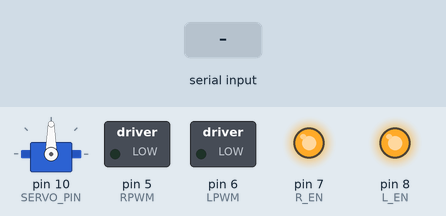
Bench run of a sketch on a simulated Arduino Uno, built with avr-gcc and run on an emulated ATmega328P. On the bench: servo, switched loads named in the sketch (green lamp = pin HIGH), output pins drawn as LEDs (lit = HIGH). Inputs (shaded band) come from the test bench. What the sketch prints to the serial monitor is not drawn.

Above: at 1.2 s.
1.3 s: "V90\n" received over the second serial link
At 1.5 s:
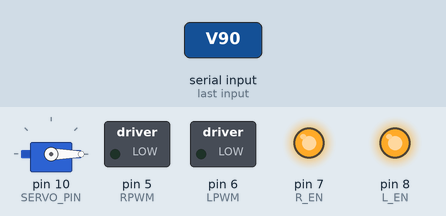
Timing chart, 0 to 4.3 s (numbered marks = the images above; inputs shaded):
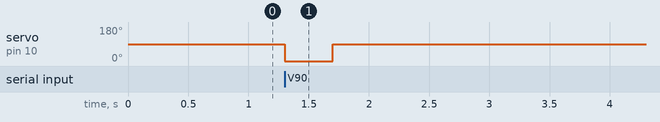

Measured:
- after the input at 1.3 s, servo on pin 10 (SERVO_PIN): 90° → 0° at once, → 90° 0.40 s later

The sketch:

arduino_motors.ino
```cpp
/* ============================================================================
 *  arduino_motors.ino  —  RC car motor driver
 *
 *  Role:
 *    1. Listen on a SoftwareSerial port for commands from the ESP32.
 *    2. Parse "D <left> <right>\n"  (each -255..255)  and  "S\n" (stop).
 *    3. Drive a single BTS7960 H-bridge accordingly.
 *    4. Failsafe: if no command for FAILSAFE_MS, stop the motor.
 *
 *  Driver: BTS7960 (IBT-2) full H-bridge, one DC motor.
 *  The car uses ONE drive motor; the ESP32 still sends a left/right pair, so we
 *  collapse it to a single throttle = (left + right) / 2 (steering is handled
 *  elsewhere). See docs/WIRING.md.
 *
 *  Board: Arduino Uno / Nano (5V).
 * ========================================================================== */

#include <SoftwareSerial.h>
#include <Servo.h>

// ---- Pin map ---------------------------------------------------------------
// Serial link to ESP32 (SoftwareSerial)
const uint8_t PIN_ESP_RX = 11;   // <- ESP32 TX (GPIO14)
const uint8_t PIN_ESP_TX = 12;   // -> ESP32 RX via level shift! (only for telemetry)

// BTS7960 (IBT-2) — single motor.
// RPWM/LPWM are the two direction inputs (PWM); R_EN/L_EN enable each half-bridge.
const uint8_t RPWM = 5;          // forward PWM  — MUST be a PWM pin (3,5,6,9,10,11)
const uint8_t LPWM = 6;          // reverse PWM  — MUST be a PWM pin
const uint8_t R_EN = 7;          // enable forward half-bridge (driven HIGH, always on)
const uint8_t L_EN = 8;          // enable reverse half-bridge (driven HIGH, always on)

// DS3218 270° servo — pulse range 500–2500µs, center 1500µs.
// Pin 10 used (pin 6 is taken by BTS7960 L_EN).
const uint8_t SERVO_PIN       = 10;
const int     SERVO_MIN_US    = 500;
const int     SERVO_MAX_US    = 2500;
const int     SERVO_CENTER_US = 1500;
const bool    SERVO_REVERSED  = false;  // set true if wheels turn the wrong way

// ---- Behavior --------------------------------------------------------------
const unsigned long FAILSAFE_MS = 400;   // stop if no command for this long
const bool INVERT_MOTOR = false;         // flip if the wheel runs backwards
const bool TELEMETRY    = false;         // echo applied speed back to ESP32

// inverse_logic = true  -> matches the ESP32's inverted TX (keeps the ESP32-CAM
// GPIO4 flash LED dark). Both ends MUST use the same inversion setting.
SoftwareSerial espSerial(PIN_ESP_RX, PIN_ESP_TX, true);
Servo steerServo;

unsigned long lastCmdMs = 0;
char lineBuf[48];
uint8_t lineLen = 0;

// ---- Low-level motor control ----------------------------------------------
// speed: -255..255  (sign = direction, magnitude = PWM duty)
// BTS7960: drive the active direction's PWM input, hold the other at 0.
// R_EN/L_EN stay HIGH (set in setup); a duty of 0 on both inputs coasts/stops.
void driveMotor(int speed) {
  if (INVERT_MOTOR) speed = -speed;
  int s = constrain(abs(speed), 0, 255);

  if (speed >= 0) {            // forward
    analogWrite(LPWM, 0);
    analogWrite(RPWM, s);
  } else {                     // reverse
    analogWrite(RPWM, 0);
    analogWrite(LPWM, s);
  }
}

void setMotors(int left, int right) {
  // One physical motor: throttle is the average of the requested wheel speeds.
  int speed = (left + right) / 2;
  driveMotor(speed);

  if (TELEMETRY) { espSerial.print("T "); espSerial.println(speed); }
}

void stopMotors() {
  setMotors(0, 0);
  steerServo.writeMicroseconds(SERVO_CENTER_US);
}

// ---- Command parsing -------------------------------------------------------
void handleLine(char *line) {
  // Trim leading spaces
  while (*line == ' ') line++;

  if (line[0] == 'S' || line[0] == 's') {        // stop
    stopMotors();
    lastCmdMs = millis();
    return;
  }
  if (line[0] == 'D' || line[0] == 'd') {        // drive
    int l = 0, r = 0;
    if (sscanf(line + 1, "%d %d", &l, &r) == 2) {
      l = constrain(l, -255, 255);
      r = constrain(r, -255, 255);
      setMotors(l, r);
      lastCmdMs = millis();
    }
  }
  if (line[0] == 'V' || line[0] == 'v') {        // steer (microseconds)
    int us = 0;
    if (sscanf(line + 1, "%d", &us) == 1) {
      us = constrain(us, SERVO_MIN_US, SERVO_MAX_US);
      if (SERVO_REVERSED) us = SERVO_MIN_US + SERVO_MAX_US - us;
      steerServo.writeMicroseconds(us);
      lastCmdMs = millis();
    }
  }
}

void readSerial() {
  while (espSerial.available()) {
    char c = espSerial.read();
    if (c == '\n' || c == '\r') {
      if (lineLen > 0) { lineBuf[lineLen] = '\0'; handleLine(lineBuf); lineLen = 0; }
    } else if (lineLen < sizeof(lineBuf) - 1) {
      lineBuf[lineLen++] = c;
    } else {
      lineLen = 0;            // overflow -> discard
    }
  }
}

// ---- Setup / loop ----------------------------------------------------------
void setup() {
  pinMode(RPWM, OUTPUT); pinMode(LPWM, OUTPUT);
  pinMode(R_EN, OUTPUT); pinMode(L_EN, OUTPUT);
  // Enable both half-bridges; speed/direction is controlled purely by the PWM inputs.
  digitalWrite(R_EN, HIGH);
  digitalWrite(L_EN, HIGH);

  Serial.begin(115200);            // USB debug
  espSerial.begin(38400);          // link to ESP32 (SoftwareSerial-safe rate)

  steerServo.attach(SERVO_PIN, SERVO_MIN_US, SERVO_MAX_US);
  steerServo.writeMicroseconds(SERVO_CENTER_US);
  stopMotors();
  lastCmdMs = millis();
  Serial.println(F("[arduino] motor controller ready (BTS7960)"));
}

void loop() {
  readSerial();

  // Failsafe: lost the ESP32? Stop.
  if (millis() - lastCmdMs > FAILSAFE_MS) {
    stopMotors();
    lastCmdMs = millis();         // keep stopping quietly without spamming
  }
}
```
